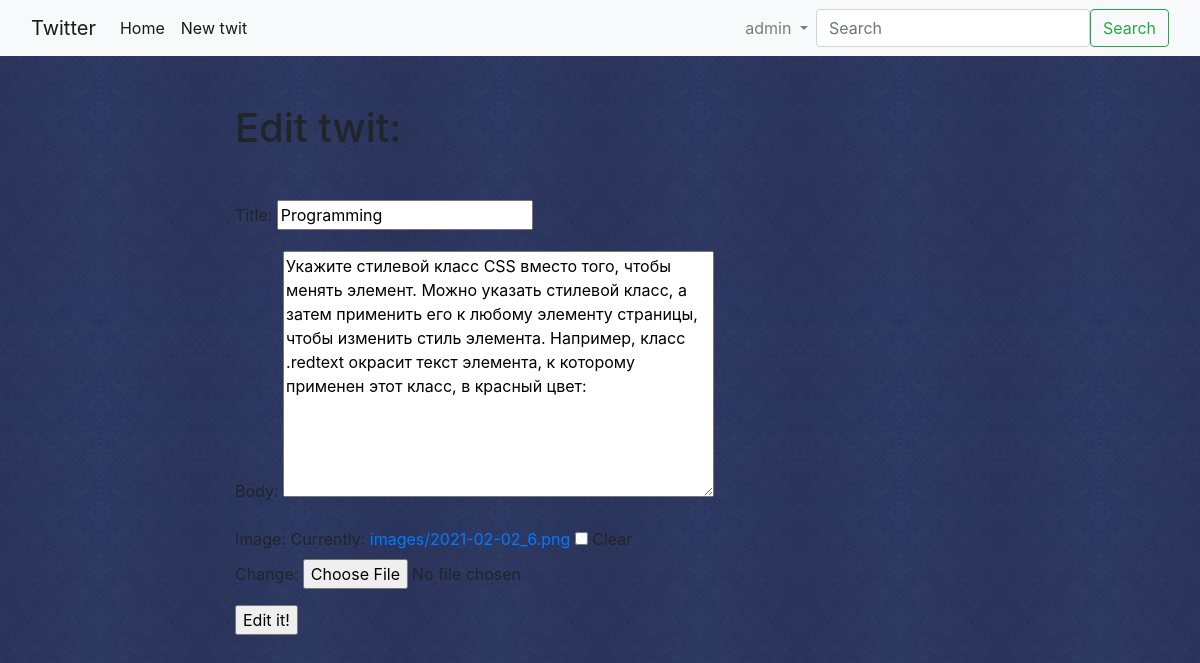
The page /edit/twit/19/ (signed in) on the database its author committed.
### blog/models.py (models this page shows, shortened)
class Post(models.Model):
    title = models.CharField(max_length=100)
    date_pub = models.DateField(auto_now_add=True)
    body = models.TextField()
    created_by = models.ForeignKey(User, on_delete=models.CASCADE,
                                   related_name='create_posts')
    image = models.ImageField(upload_to='images', blank=True)
    class Meta:
        verbose_name = 'Пост'
        verbose_name_plural = 'Посты'

### blog/views.py (the view)
# urls.py: path('edit/twit/<int:pk>/', edit_twit, name='edit_twit'),
@login_required
def edit_twit(request, pk):
    post = Post.objects.get(id=pk)
    if request.method == "POST" and request.user == post.created_by:
        form = PostForm(request.POST, instance=post)
        if form.is_valid():
            post = form.save(commit=False)
            post.created_by = request.user
            post.date_pub = timezone.now()
            post.save()
            return redirect('posts_list')
    else:
        form = PostForm(instance=post)
    return render(request, 'blog/edit_twit.html', locals())

### blog/forms.py
class PostForm(forms.ModelForm):
    class Meta:
        model = Post
        fields = ('title', 'body', 'image')

### blog/templates/blog/edit_twit.html (shortened to what this page needs)
{% extends 'blog/base_blog.html' %}
{% block content %}
<div class="mb-5">
    <h1>Edit twit:</h1>
</div>
<form method="post">
    {{ form.as_p }}
    <input type="submit" value="Edit it!">
</form>
{% endblock %}

### templates/base.html (shortened to what this page needs)
{% load static %}
<!DOCTYPE html>
<html lang="en">
<head>
    <link rel="stylesheet" href="https://maxcdn.bootstrapcdn.com/bootstrap/4.0.0/css/bootstrap.min.css">
    {% block stylesheet %}
    <link rel="stylesheet" href="{% static 'css/style.css'%}">
    {% endblock %}
</head>
<body>
    <nav class="navbar navbar-expand-lg navbar-light bg-light">
        <div class="container-fluid">
          <a class="navbar-brand" href="{% url 'posts_list' %}">Twitter</a>
          <div class="collapse navbar-collapse" id="navbarSupportedContent">
            <ul class="navbar-nav me-auto mb-2 mb-lg-0">
              <li class="nav-item">
                <a class="nav-link active" aria-current="page" href="{% url 'posts_list' %}">Home</a>
              </li>
              <li class="nav-item">
                <a class="nav-link active" aria-current="page" href="{% url 'new_twit'%}">New twit</a>
              </li>
            </ul>
            {% if user.is_authenticated %}
            <ul class="navbar-nav ml-auto">
                <li class="nav-item dropdown">
                    <a class="nav-link dropdown-toggle" href="#" id="userMenu" data-toggle="dropdown" aria-haspopup="true" aria-expanded="false">
                      {{ user.username }}
                    </a>
                </li>
            </ul>
            {% else %}
            <form class="form-inline ml-auto">
              <a href="{% url 'login' %}" class="btn btn-outline-secondary">Log In</a>
              <a href="{% url 'signup' %}" class="btn btn-primary ml-2">Sign Up</a>
            </form>
            {% endif %}
            <form class="d-flex">
              <input class="form-control me-2" type="search" placeholder="Search" aria-label="Search">
              <button class="btn btn-outline-success" type="submit">Search</button>
            </form>
          </div>
        </div>
      </nav>
      <div class="container mt-5">
        <div class="row">
            <div class="col-6 offset-md-2">
                {% block content %}
                {% endblock %}
            </div>
        </div>
    </div>
</body>
</html>

### static/css/style.css (style rules this page uses)
body { background-image: url(../img/vintage-wallpaper.png); }

### rows shown on the page
Post: title "Programming", body "Укажите стилевой класс CSS вместо того, чтобы менять элемент. Можно указать стилевой класс, а затем применить его к любому элементу страницы, чтобы изменить стиль элемента. Например, класс .redtext окрасит текст элемента, к которому применен этот класс, в красный цвет:"

### other values the page prints
{{ user.username }} "admin"
